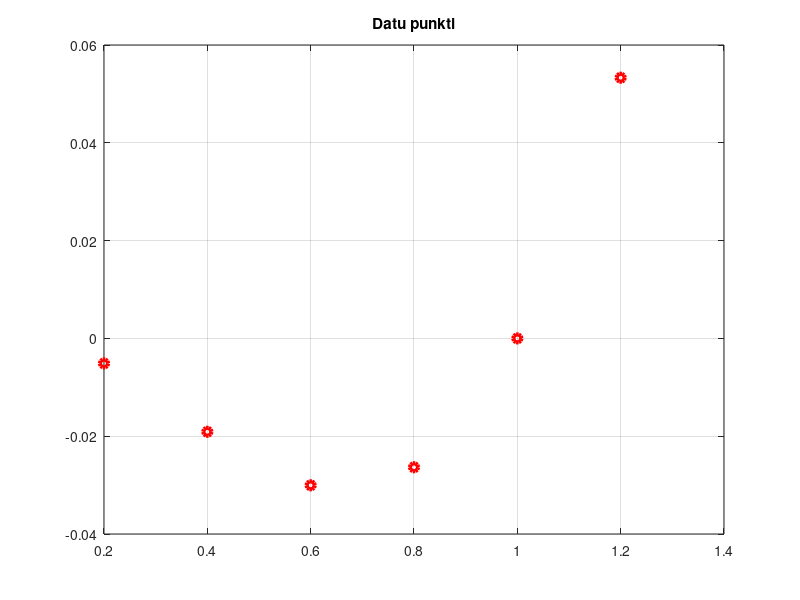
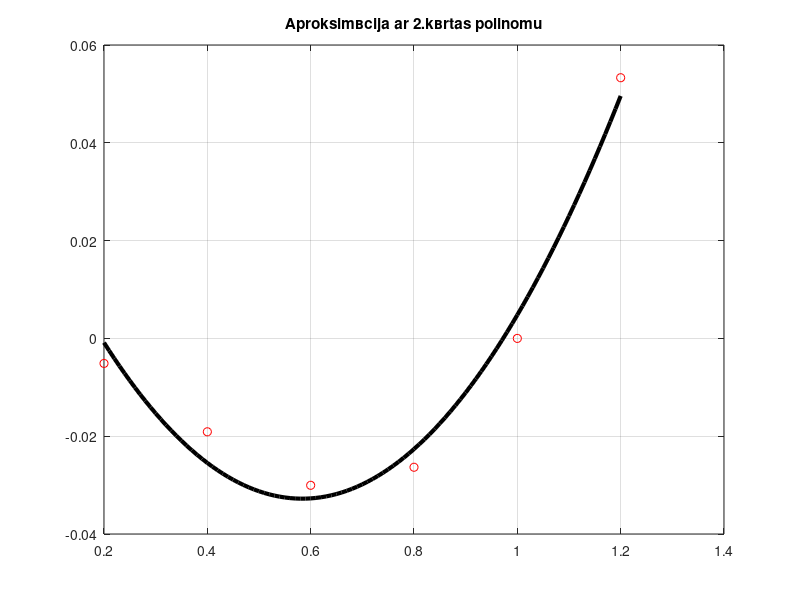

Write MATLAB code to recreate these figures, in order. (Note: this script raises an error after producing the figures.)
%% Konstantīns Kotovičs 4.grupa
%% 1.uzd.
clc, clearvars,format compact, close all
f = @(x) (x.^3.*log(x))./(exp(x)+x+sqrt(1+sin(x)));
xpoints = (0.2:0.2:1.2)' 
ypoints = f(xpoints)
plot(xpoints,ypoints,'or','LineWidth',3), grid on
title('Datu punkti')

% turpinвjums – aproksimвcija ar otras kвrtu polinomu 
p = polyfit(xpoints,ypoints,2)
xapprox = 0.2:0.01:1.2; yapprox = polyval(p,xapprox);
figure
plot(xpoints,ypoints,'or',xapprox,yapprox,'k','LineWidth',3)
grid on
title('Aproksimвcija ar 2.kвrtas polinomu')

x0 = 1.03; % vērtība punktā x0 = 1.03

apr_error = abs(polyval(p,x0)-f(x0))



%% 2. uzd.
clc, clearvars,format compact, close all
syms t, y = @(t) (3+log(6+t.*cos(t)))./(1+sqrt(atan(2.*t+4)+2));
i = 0;
for x = 0.6:0.2:1.8
    i = i+1;
    f(i) = integral(y,0,x);
end
xpoints = (0.6:0.2:1.8)'; ypoints = f';
p = polyfit(xpoints,ypoints,3)

% polinoma vзrtоba punktв x1=1.84  (4)
x1 = 1.84; pol_value = polyval(p,x1)
fprintf('%.4f\n', pol_value)

%% 3.uzd.
clc, clearvars, format compact, close all 
f = @(x) sin(sqrt(x)+1) .* sqrt(cos(1+x) + log(x) + 3);
xnodes = (1:2:11); ynodes=f(xnodes);
x1 = 6.3;
int_res=interp1(xnodes,ynodes,x1,'spline')

% turpinājums
disp('Atbilde:')
fprintf('interpolācijas rezultāts punktā(6.3) = %.4f\n', int_res)

%% 4. uzd.
clc, clearvars, format compact, close all 
syms x, f = @(x) x.^2 .* ((x).^(4/3) + cos(x)).^(1/2);

xnodes = (1:2:9); ynodes = f(xnodes);  coef = ynodes;
m = length(xnodes);
for k = 2:m
    coef(k:m) = (coef(k:m) - coef(k-1:m-1))./...
                (xnodes(k:m) - xnodes(1:m+1-k));
end
pol= coef(m); % polinoma konstuēšana
for k = m-1:-1:1
   pol = pol*(x-xnodes(k))+coef(k);
end

polyn(x)=collect(pol)   % simboliskā funkcija
coefpol=sym2poly(polyn) % polinoma koeficienti

int_res = double(polyn(6.4))   % polinoma vērtība punktā x0=6.4

% turpinājums
disp('Atbilde:')
fprintf('Interpolācijas rezultāts punktā(6.4) = %.4f\n', int_res)


%% 5.uzd.
clc, clearvars,format compact, close all
f = @(x) atan(2+x.^2+3.*x.^3);
xpoints = (1:2:9)'
ypoints = f(xpoints)
plot(xpoints,ypoints,'or','LineWidth',3)
grid on
title('Datu punkti')

% turpinвjums – aproksimвcija ar 2.kвrtas polinomu
format longG
g = polyfit(xpoints,ypoints,2)

m = length(xpoints);
xapprox = xpoints(1):0.01:xpoints(m); yapprox = polyval(g,xapprox);
figure
plot(xpoints,ypoints,'or',xapprox,yapprox,'k','LineWidth',3)
grid on
title('Aproksimвcija ar 2.kвrtas polinomu')

% turpinвjums – interpolвcija ar kubisko splainu punktв x0
x1 = 4.3;
h_x1 = interp1(xpoints,ypoints,x1,'spline')

% turpinвjums. Aprзнinвt kпыdu punktв x_1 = 4.3
% (aproksimвcija un splaina)
%( kв starpоbu pзc moduпa starp funkciju h_x1 un g(x)
% vзrtоbвm punktв x_1). 
kluda = abs(h_x1 - polyval(g,x1))
fprintf('Atbilde: \n ')
fprintf('  Kпыda punktв (4.3) = %.4f \n ',kluda)
format
